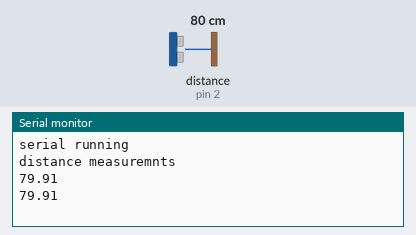
The sketch below on a simulated Arduino Uno, built with avr-gcc and run on an emulated ATmega328P. Shown: the last lines printed to the serial monitor. Wiring (inferred from the names in the program): ultrasonic range finder: trigger pin 6; echo pin 2. The inputs (shaded band) are chosen by the test bench; at power-on: distance to the obstacle (sensor on pin 2) 80 cm. The echo pulse lasts 58.3 µs per cm.

Above: at 1.7 s.
1.8 s: distance to the obstacle (sensor on pin 2) set to 2 cm
At 3.1 s:
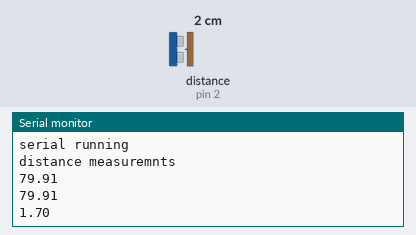
3.3 s: distance to the obstacle (sensor on pin 2) set to 4 cm
At 4.3 s:
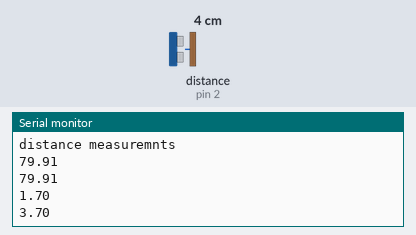
Timing chart, 0 to 6.3 s (numbered marks = the images above; inputs shaded):
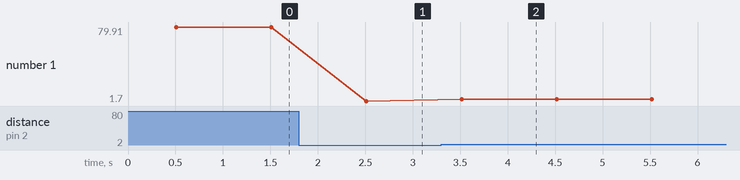

The sketch:

task_1_1_4.ino
```cpp
int echopin = 2;
int trigpin = 6;
long duration ;         // variable to store the time taken byt the pulse to reach the reciver
double distance;          // storing the distance calculated in cm

void setup() {
  // put your setup code here, to run once:
  Serial.begin(9600);               // setting baud rate
  Serial.println("serial running");
  Serial.println("distance measuremnts");

  pinMode(trigpin, OUTPUT);             // trigger pin generates the pulse
  pinMode(echopin, INPUT);
  delay(500);


}

void loop() {
  // put your main code here, to run repeatedly:

  digitalWrite(trigpin,LOW);  // set initially to low to prevent any unnecessary readings
  delayMicroseconds(5);                   // delay to avoid collision in serial monitor
  digitalWrite(trigpin,HIGH); // set high to generate pulse
  delayMicroseconds(10);      // generating pulse for 10 microseconds

  // if pulse reached the reciever pin ==> echopin then it becomes HIGH
  // the pulseIn() function returns the time taken in microsec by the pulse to reach the reciver
  digitalWrite(trigpin,LOW);
  duration = pulseIn(echopin,HIGH);
  distance = duration * 0.0344/2 ;

  Serial.println(distance);
  delay(1000);


}
```

Measured:
- after the input at 1.8 s, the serial monitor: prints a new line after 0.71 s (image 1)
- after the input at 3.3 s, the serial monitor: prints a new line after 0.21 s (image 2)
- plotted number 1: 79.91 → 1.7 after the input at 1.8 s, 1.7 → 3.7 after the input at 3.3 s
